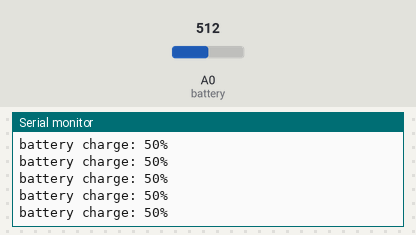
This sketch was run on a simulated Arduino Uno, built with avr-gcc and run on an emulated ATmega328P. On the bench: the last lines printed to the serial monitor. Inputs (shaded band) come from the test bench; at power-on: A0 (battery) = 512.

Above: at 1.2 s.
1.3 s: A0 (battery) set to 109
At 2.4 s:
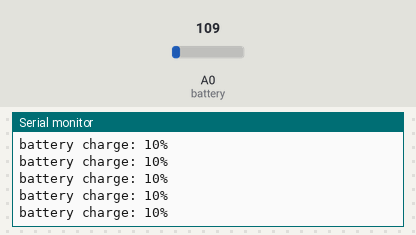
2.8 s: A0 (battery) set to 93
At 3.4 s:
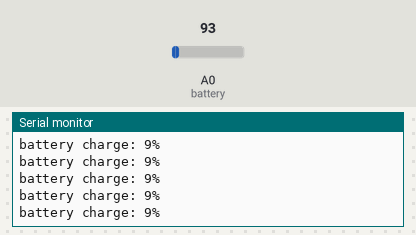
8.8 s: A0 (battery) set to 1007
At 9.5 s:
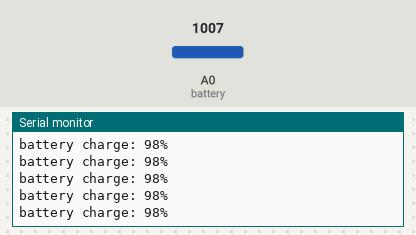
11.8 s: A0 (battery) set to 1023
At 12.6 s:
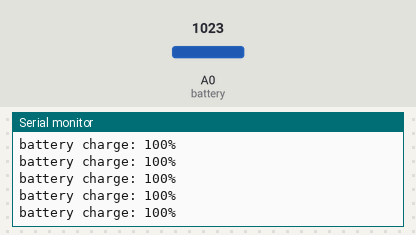
Timing chart, 0 to 14.8 s (numbered marks = the images above; inputs shaded):
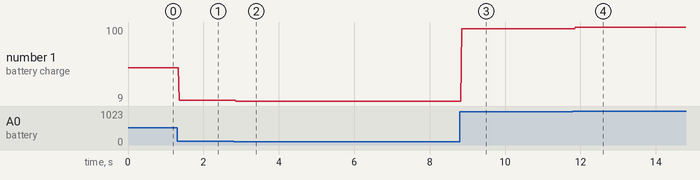

The sketch:

battery_level_meter.ino
```cpp
#define battery A0
void setup() {
  // put your setup code here, to run once:
  Serial.begin(9600);
  pinMode(battery,INPUT);
}

void loop() {
  // put your main code here, to run repeatedly:
  Serial.print("battery charge: ");
  Serial.print(map(analogRead(battery), 0, 1023, 0, 100));
  Serial.println("%");
}
```

Measured:
- after the input at 1.3 s, the serial monitor: prints a new line after 0.05 s (image 1)
- after the input at 2.8 s, the serial monitor: prints a new line after 0.06 s (image 2)
- after the input at 8.8 s, the serial monitor: prints a new line after 0.05 s (image 3)
- after the input at 11.8 s, the serial monitor: prints a new line after 0.07 s (image 4)
- plotted number 1: 50 → 10 after the input at 1.3 s, 10 → 9 after the input at 2.8 s, 9 → 98 after the input at 8.8 s, 98 → 100 after the input at 11.8 s
